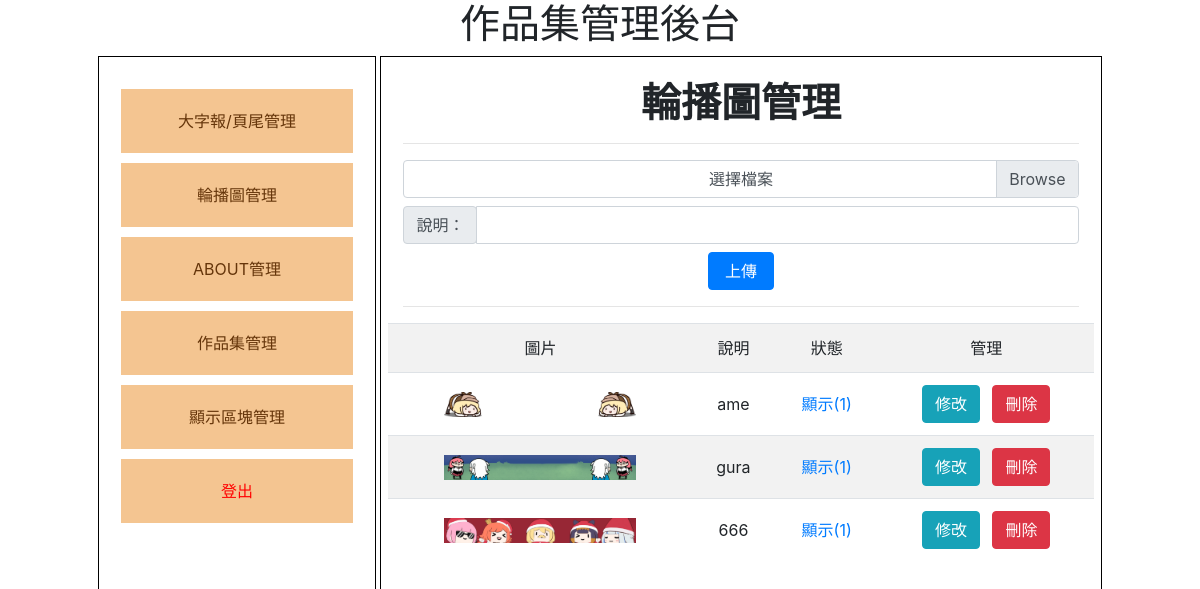
The page /back/index.php?do=marquee on the database as committed earlier.
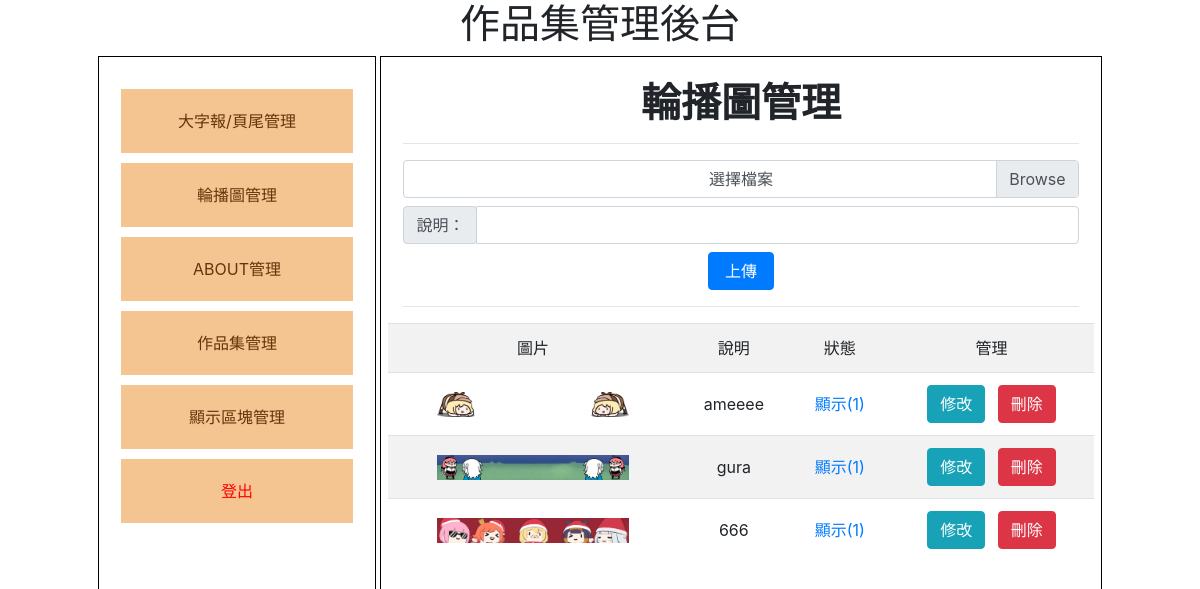
The same page on the database as committed later.
### tables this page shows
CREATE TABLE `marquee` (
  `id` int(11) UNSIGNED NOT NULL,
  `name` varchar(64) DEFAULT NULL,
  `sh` tinyint(1) UNSIGNED NOT NULL DEFAULT 1,
  `intro` varchar(64) DEFAULT NULL
);

### base.php (called while the page is built, shortened)
<?php
class DB
{
    protected $dsn = "mysql:host=localhost;charset=utf8;dbname=s1100422";
    protected $user = "s1100422";
    protected $pw = "s1100422";
    protected $pdo;
    public $table;
    public function __construct($table)
    {
        $this->table = $table;
        $this->pdo = new PDO($this->dsn, $this->user, $this->pw);
    }
    public function all(...$arg)
    {
        $sql = "SELECT * FROM $this->table ";
        return $this->pdo->query($sql)->fetchAll(PDO::FETCH_ASSOC);
    }
}
$Marquee = new DB("marquee");

### back/marquee.php (the view, shortened to what this page needs)
<h1 class="text-center font-weight-bold">輪播圖管理</h1>
<hr>
<table class="table">
    <form action="../api/upload_marquee.php" method="post" enctype="multipart/form-data">
        <div class='custom-file m-auto d-block mb-2'>
            <label for="upload" class='custom-file-label'>選擇檔案</label>
        </div>
        <div class="mx-auto m-2 input-group mb-2">
            <label class='input-group-prepend input-group-text' for='intro'>說明：</label>
            <input class='form-control' type="text" name="intro" id="intro">
        </div>
        <div>
            <input type="submit" value="上傳" class="btn btn-primary px-3 text-center mx-5">
        </div>
    </form>
</table>
<hr>
<div class="row">
    <table class="table table-striped table-hover text-center align-middle">
        <tr>
            <td>圖片</td>
            <td>說明</td>
            <td>狀態</td>
            <td>管理</td>
        </tr>
        <tr>
            <?php
            $rows = $Marquee->all();
            foreach ($rows as $row) {
            ?>
                <td class='align-middle'>
                    <img src='../img/<?= $row['name']; ?>' style='width:192px;height:25px;'>
                </td>
                <td class='align-middle'><?= $row['intro']; ?></td>
                <td class='align-middle'>
                    <a href='../api/upload_marquee.php?id=<?= $row['id']; ?>'>
                        <?php
                        echo ($row['sh'] == 1) ? "顯示(1)" : "隱藏(0)";
                        ?>
                    </a>
                </td>
                <td class='align-middle'>
                    <a class='btn btn-info' onclick="edit(this,'<?= $row['id']; ?>')">修改</a>
                    <a class='btn btn-danger ml-2' onclick="del('marquee',<?= $row['id']; ?>)">刪除</a>
                </td>
        </tr>
    <?php
            }
    ?>
    </table>
</div>
</div>

Rows that differ between the two databases and show on the page:
changed marquee: intro "ame" → "ameeee"
